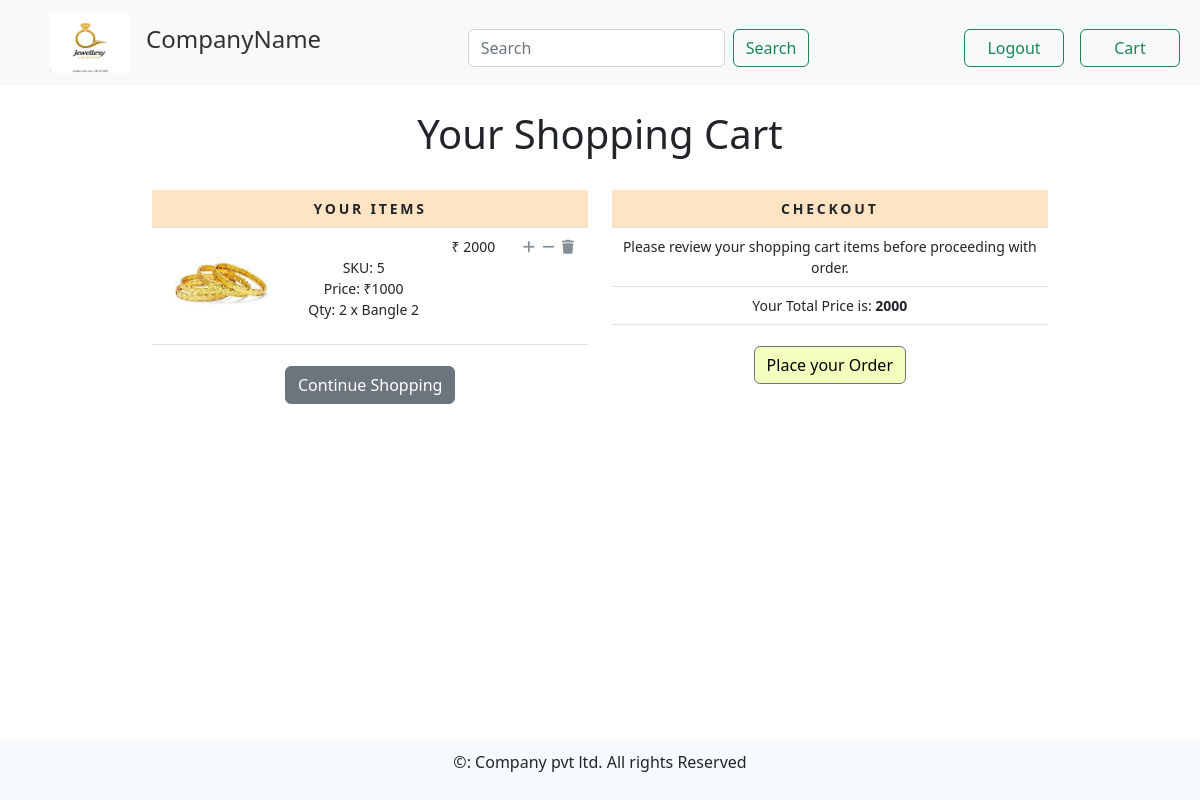
The app's page /cart/ (signed in) with its own data.
### cart/models.py (models this page shows)
class Cart(models.Model):
    user = models.ForeignKey(User, on_delete=models.CASCADE)
    product = models.ForeignKey(Product, on_delete=models.CASCADE)
    quantity = models.IntegerField()
    def sub_total(self):
        return self.product.product_price * self.quantity
    def __str__(self):
        return "{}".format(self.product)

### products/models.py (models this page shows)
class Product(models.Model):
    product_name = models.CharField(max_length=250)
    product_description = models.TextField(null=True, blank=True)
    product_price = models.IntegerField()
    product_discount = models.IntegerField(null=True, blank=True, default=0)
    product_final_price = models.IntegerField()
    product_slug = models.SlugField(unique=True, max_length=250, null=True, blank=True)
    product_category = models.ForeignKey(Category,on_delete=models.SET_NULL, null=True, blank=True)
    product_img = models.ImageField(upload_to='ProductImages', null=True, blank=True)
    stock = models.IntegerField(default=10)
    created = models.DateTimeField(auto_now_add=True)
    updated = models.DateTimeField(auto_now=True)
    objects = ModelManage()
    def __str__(self):
        return self.product_name
    def get_absolute_url(self):
        return reverse("products:product_detail_view", kwargs={'cat':self.product_category.category_slug, 'prd':self.product_slug})

### cart/views.py (the view)
# urls.py: path('', views.cart_detail, name='cart_detail'),
@login_required
def cart_detail(request, total=0, counter=0, cart_items=None):
    try:
        cart_items = Cart.objects.filter(user=request.user)
        for cart_item in cart_items:
            total += cart_item.product.product_price * cart_item.quantity
            counter += cart_item.quantity
    except ObjectDoesNotExist:
        pass
    return render(request, 'cart/cart.html', {'cart_items':cart_items, 'total':total, 'counter':counter})

### templates/cart/cart.html
{% extends 'base.html' %}
{% block content %}
{% if not cart_items %}
<div>
    <div class="text-center"><br>
        <h1 class="text-center my_title">Empty Cart</h1><br>
        <p class="text-center"> Please Click <a href="{% url 'products:home_view' %}">Here</a> to continue shopping</p>
    </div>
</div>
{% else %}
<div>
    <div class="text-center"><br>
        <h1 class="text-center my_title"> Your Shopping Cart </h1><br>
    </div>
</div>
<div class="row mx-auto">
    <div class="col-lg-6 text-center">
        <table class="table my_custom_table">
            <thead class="my_custom_thead">
                <tr>
                    <th colspan="5">Your items</th>
                </tr>
            </thead>
            <tbody>
                {% for cart_item in cart_items %}
                <tr>
                    <td>
                        <a href="{{ cart_item.product.get_absolute_url }}"><img src="{{ cart_item.product.product_img.url }}" alt="" style="width: 100px; height: 100px;" class="float-left rounded custom_image"></a>
                    </td>
                    <td class="text-lef">
                        {{ cart_item.product.name }}<br>
                        SKU: {{ cart_item.product.id }}<br>
                        Price: &#x20B9;{{ cart_item.product.product_price }}<br>
                        Qty: {{ cart_item.quantity }} x  {{ cart_item }}
                    </td>
                    <td>
                        &#x20B9; {{ cart_item.sub_total }}
                    </td>
                    {% if cart_item.quantity < cart_item.product.stock %}
                    <td>
                        <a href="{% url 'cart:add_cart' cart_item.product.id %}" class="custom_a"><i class="fa fa-plus custom_icon"></i></a>
                        &nbsp;<a href="{% url 'cart:cart_remove' cart_item.product.id %}" class="custom_a"><i class="fa fa-minus custom_icon"></i></a>
                        &nbsp;<a href="{% url 'cart:full_remove' cart_item.product.id %}" class="custom_a"><i class="fa fa-trash custom_icon"></i></a>
                    </td>
                    {% else %}
                    <td>
                        &nbsp;<a href="{% url 'cart:cart_remove' cart_item.product.id %}" class="custom_a"><i class="fa fa-minus custom_icon"></i></a>
                        &nbsp;<a href="{% url 'cart:full_remove' cart_item.product.id %}" class="custom_a"><i class="fa fa-trash custom_icon"></i></a>
                    </td>
                    {% endif %}
                </tr>
                {% endfor %}
            </tbody>
        </table>
        <div class="mx-auto">
            <a href="{% url 'products:home_view' %}" class="btn btn-secondary btn-block my_custom_button">Continue Shopping</a>
        </div>
    </div>
    <div class="col-lg-6 text-center">
        <table class="table my_custom_table">
            <thead class="my_custom_thead">
                <tr>
                    <th>Checkout</th>
                </tr>
            </thead>
            <tbody>
                <tr>
                    <td>Please review your shopping cart items before proceeding with order.</td>
                </tr>
                <tr>
                    <td class="text-left">Your Total Price is: <strong>{{ total }}</strong></td>
                </tr>
            </tbody>
        </table>
        <div class="mx-auto">
            <a href="#" class="btn btn-secondary btn-block my_custom_button" style="background : #f5ffbd; color:black;">Place your Order</a>
        </div>
    </div>
</div>
{% endif %}
{% endblock %}

### static/css/cart_style.css (style rules this page uses)
.my_custom_table { min-width: 400px; font-size: 14px; }
.my_custom_thead { font-weight: normal; text-transform: uppercase; letter-spacing: .2em; background-color: bisque; }
.custom_a { text-decoration: none; }
.custom_icon { text-decoration: none; color: #868e96 !important; }
.my_custom_button { margin-top: 5px; }

### records on screen
Cart: product.product_img (picture), product.id "5", product.product_price "1000", quantity "2", product.product_name "Bangle 2", sub_total "2000"

### other values on screen
{{ total }} "2000"
